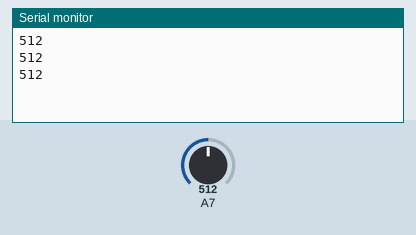
This sketch was run on a simulated Arduino Uno, built with avr-gcc and run on an emulated ATmega328P. Shown: the last lines printed to the serial monitor. The inputs (shaded band) are chosen by the test bench; at power-on: A7 = 512.

Above: at 1.3 s.
1.4 s: A7 set to 716
At 1.9 s:
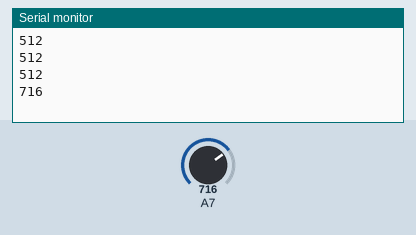
2.9 s: A7 set to 900
At 3.4 s:
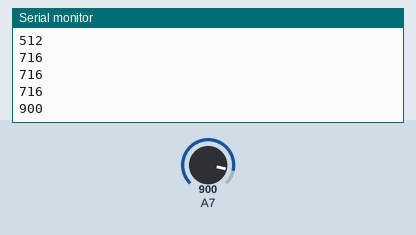
Timing chart, 0 to 5.9 s (numbered marks = the images above; inputs shaded):
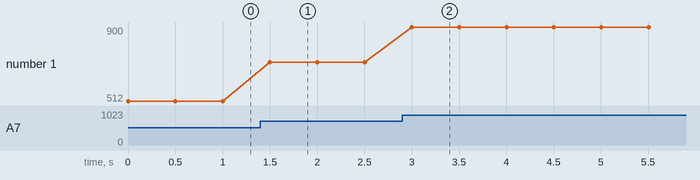

The sketch:

009_analogic_reader_Tiva.ino
```cpp
// put your setup code here, to run once:
void setup() {
  pinMode(7, INPUT);
  Serial.begin(9600);
}

// put your main code here, to run repeatedly:
void loop() {
  Serial.println(analogRead(7));
  delay(500);
}
```

Measured:
- after the input at 1.4 s, the serial monitor: prints a new line after 0.10 s (image 1)
- after the input at 2.9 s, the serial monitor: prints a new line after 0.10 s (image 2)
- plotted number 1: 512 → 716 after the input at 1.4 s, 716 → 900 after the input at 2.9 s
